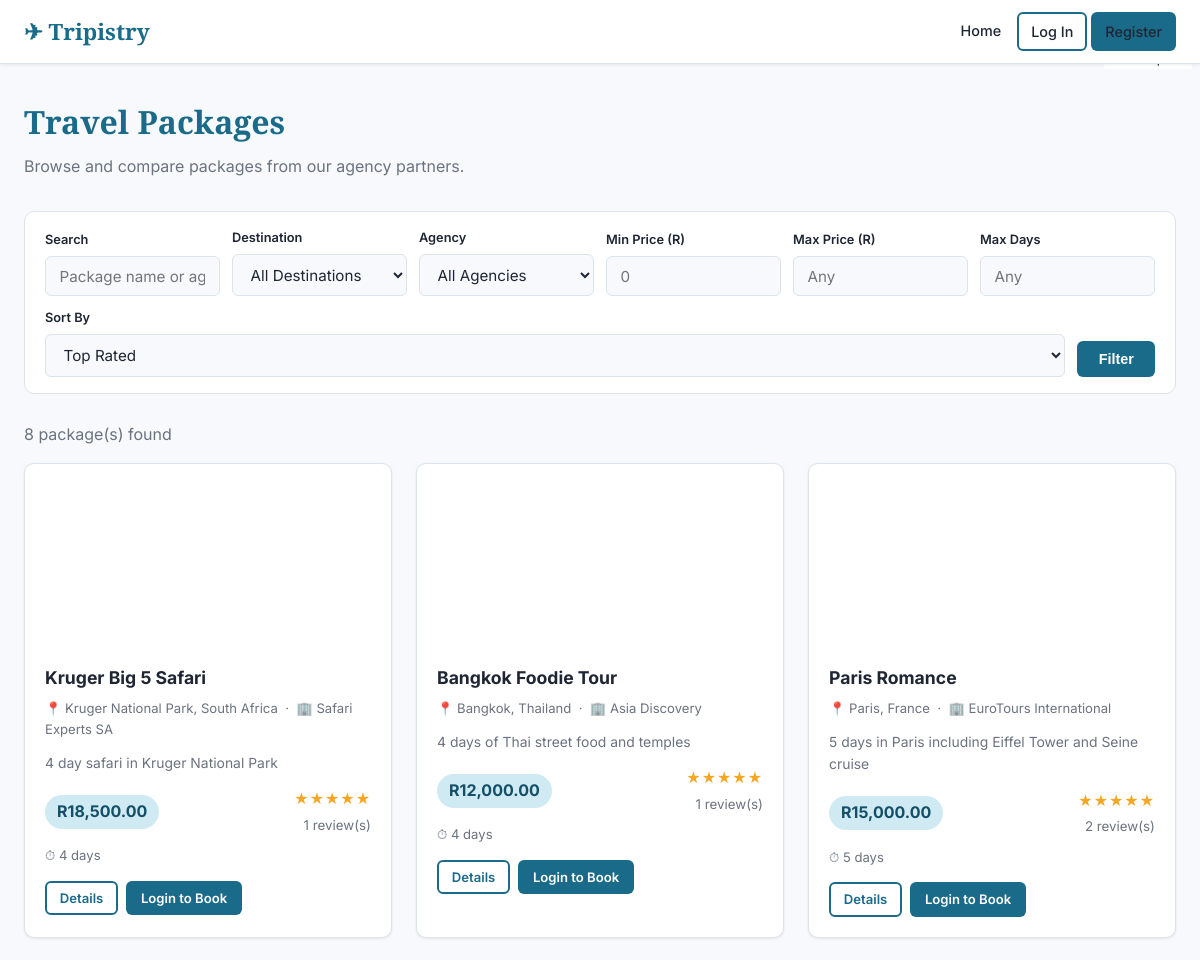
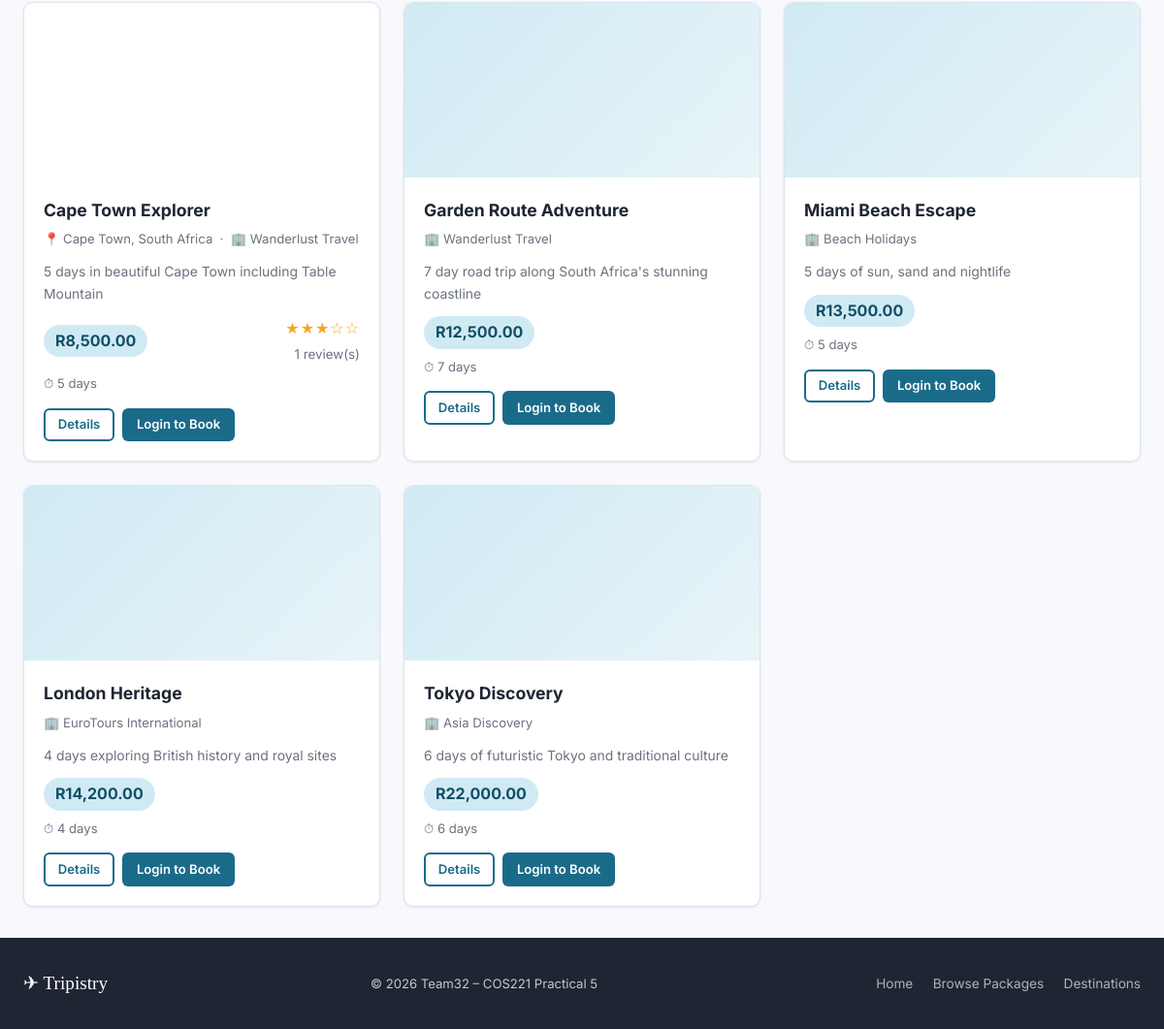
The page /tripistry/traveller/packages.php on the database its author committed (2 pictures, top to bottom).
### tables this page shows
CREATE TABLE `travel_package` (
  `package_id` int(11) NOT NULL AUTO_INCREMENT,
  `agency_id` int(11) NOT NULL,
  `destination_id` int(11) NOT NULL,
  `name` varchar(255) NOT NULL,
  `description` text DEFAULT NULL,
  `base_price` decimal(10,2) NOT NULL,
  `duration_days` int(11) DEFAULT NULL,
  `start_date` date DEFAULT NULL,
  `end_date` date DEFAULT NULL,
  `image_url` varchar(255) DEFAULT NULL,
  `avg_rating` decimal(3,2) DEFAULT 0.00,
  `created_at` timestamp NULL DEFAULT current_timestamp(),
  PRIMARY KEY (`package_id`),
  KEY `agency_id` (`agency_id`),
  KEY `destination_id` (`destination_id`),
  CONSTRAINT `fk_package_agency` FOREIGN KEY (`agency_id`) REFERENCES `travel_agency` (`agency_id`),
  CONSTRAINT `fk_package_destination` FOREIGN KEY (`destination_id`) REFERENCES `destination` (`destination_id`)
);

CREATE TABLE `travel_agency` (
  `agency_id` int(11) NOT NULL,
  `company_name` varchar(255) NOT NULL,
  `contact_number` varchar(20) DEFAULT NULL,
  `website` varchar(255) DEFAULT NULL,
  `address` varchar(255) DEFAULT NULL,
  `country` varchar(100) DEFAULT NULL,
  PRIMARY KEY (`agency_id`),
  CONSTRAINT `fk_travelagency_user` FOREIGN KEY (`agency_id`) REFERENCES `user` (`user_id`) ON DELETE CASCADE
);

### tripistry/includes/auth.php (called while the page is built, shortened)
<?php
function is_logged_in(): bool {
    return isset($_SESSION['user_id']);
}
function e(string $s): string {
    return htmlspecialchars($s, ENT_QUOTES | ENT_SUBSTITUTE, 'UTF-8');
}

### tripistry/traveller/packages.php (the view, shortened to what this page needs)
<?php
require_once __DIR__ . '/../includes/auth.php';
$db = get_db();
$search = trim($_GET['search'] ?? '');
$min_price = (float)($_GET['min_price'] ?? 0);
$max_price = (float)($_GET['max_price'] ?? 0);
$duration = (int)($_GET['duration'] ?? 0);
$sort = $_GET['sort'] ?? 'rating';
$sort_map = [
    'rating' => 'avg_rating DESC',
    'price_asc' => 'tp.base_price ASC',
    'price_desc'=> 'tp.base_price DESC',
    'newest' => 'tp.created_at DESC',
    'duration'  => 'tp.duration_days ASC',
];
$order_by = $sort_map[$sort] ?? 'avg_rating DESC';
$where  = ['1=1'];
$params = [];
$where_sql = implode(' AND ', $where);
$sql = "
    SELECT tp.package_id, tp.name, tp.base_price, tp.duration_days, tp.description,
           ta.company_name, ta.agency_id,
           d.city_name, d.country, d.image_url,
           ROUND(AVG(r.rating), 1) AS avg_rating,
           COUNT(DISTINCT r.review_id) AS review_count
    FROM travel_package tp
    JOIN travel_agency ta ON ta.agency_id = tp.agency_id
    LEFT JOIN package_component pc ON pc.package_id = tp.package_id AND pc.component_type = 'accommodation'
    LEFT JOIN accommodation a ON a.accommodation_id = pc.component_id
    LEFT JOIN destination d ON d.destination_id = a.destination_id
    LEFT JOIN review r ON r.package_id = tp.package_id
    WHERE $where_sql
    GROUP BY tp.package_id, d.destination_id
    ORDER BY $order_by";
$stmt = $db->prepare($sql);
$stmt->execute($params);
$packages = $stmt->fetchAll();
require_once __DIR__ . '/../includes/header.php';
?>
<div class="page-header">
    <h1>Travel Packages</h1>
    <p>Browse and compare packages from our agency partners.</p>
</div>
<form id="package-filter-form" method="GET" action="<?= BASE_URL ?>/traveller/packages.php">
<div class="filter-bar">
    <div class="form-group">
        <label for="search">Search</label>
        <input type="text" id="search" name="search" class="form-control"
               value="<?= e($search) ?>" placeholder="Package name or agency...">
    </div>
    <div class="form-group">
        <label for="destination">Destination</label>
        <select id="destination" name="destination" class="form-control">
            <option value="">All Destinations</option>
        </select>
    </div>
    <div class="form-group">
        <label for="agency_id">Agency</label>
        <select id="agency_id" name="agency_id" class="form-control">
            <option value="">All Agencies</option>
        </select>
    </div>
    <div class="form-group">
        <label for="min_price">Min Price (R)</label>
        <input type="number" id="min_price" name="min_price" class="form-control"
               value="<?= $min_price ?: '' ?>" min="0" placeholder="0">
    </div>
    <div class="form-group">
        <label for="max_price">Max Price (R)</label>
        <input type="number" id="max_price" name="max_price" class="form-control"
               value="<?= $max_price ?: '' ?>" min="0" placeholder="Any">
    </div>
    <div class="form-group">
        <label for="duration">Max Days</label>
        <input type="number" id="duration" name="duration" class="form-control"
               value="<?= $duration ?: '' ?>" min="1" placeholder="Any">
    </div>
    <div class="form-group">
        <label for="sort">Sort By</label>
        <select id="sort" name="sort" class="form-control">
            <option value="rating"     <?= $sort==='rating'     ?'selected':'' ?>>Top Rated</option>
        </select>
    </div>
    <div class="form-group" style="flex:0">
        <label>&nbsp;</label>
        <button type="submit" class="btn btn-primary">Filter</button>
    </div>
</div>
</form>
<div id="package-results">
<div class="flex-between mb-2">
    <p class="text-muted"><?= count($packages) ?> package(s) found</p>
</div>
<?php if (empty($packages)): ?>
    <div class="empty-state"><div class="empty-icon">🔍</div><p>No packages match your filters.</p></div>
<?php else: ?>
<div class="grid-3">
    <?php foreach ($packages as $p): ?>
    <div class="card">
        <?php if ($p['image_url']): ?>
            <div class="card-img-placeholder" style="background-image:url('<?= e($p['image_url']) ?>');background-size:cover">
        <?php else: ?>
            <div class="card-img-placeholder">
        <?php endif; ?>
            <div style="position:absolute;top:8px;right:8px" onclick="event.stopPropagation()">
                <label style="background:rgba(255,255,255,.9);padding:.2rem .5rem;border-radius:4px;font-size:.8rem;cursor:pointer">
                </label>
            </div>
        </div>
        <div class="card-body">
            <div class="card-title"><?= e($p['name']) ?></div>
            <div class="card-meta">
                <?php if ($p['city_name']): ?>📍 <?= e($p['city_name']) ?>, <?= e($p['country']) ?> &nbsp;·&nbsp;<?php endif; ?>
                🏢 <?= e($p['company_name']) ?>
            </div>
            <?php if ($p['description']): ?>
                <p style="font-size:.87rem;color:var(--clr-text-muted);margin-bottom:.75rem">
                    <?= e(mb_strimwidth($p['description'], 0, 90, '…')) ?>
                </p>
            <?php endif; ?>
            <div class="flex-between">
                <span class="price-badge">R<?= number_format($p['base_price'], 2) ?></span>
                <div style="text-align:right">
                    <?php if ($p['avg_rating']): ?>
                        <div class="stars"><?= str_repeat('★', round($p['avg_rating'])) ?><?= str_repeat('☆', 5-round($p['avg_rating'])) ?></div>
                        <small class="text-muted"><?= $p['review_count'] ?> review(s)</small>
                    <?php endif; ?>
                </div>
            </div>
            <?php if ($p['duration_days']): ?>
                <p class="text-muted mt-1" style="font-size:.82rem">⏱ <?= (int)$p['duration_days'] ?> days</p>
            <?php endif; ?>
            <div style="margin-top:.9rem;display:flex;gap:.5rem">
                <a href="<?= BASE_URL ?>/traveller/package_detail.php?id=<?= $p['package_id'] ?>" class="btn btn-outline btn-sm">Details</a>
                <?php if (is_logged_in()): ?>
                <a href="<?= BASE_URL ?>/traveller/book.php?package_id=<?= $p['package_id'] ?>" class="btn btn-primary btn-sm">Book Now</a>
                <?php else: ?>
                <a href="<?= BASE_URL ?>/login.php" class="btn btn-primary btn-sm">Login to Book</a>
                <?php endif; ?>
            </div>
        </div>
    </div>
    <?php endforeach; ?>
</div>
<?php endif; ?>
</div>
<?php require_once __DIR__ . '/../includes/footer.php'; ?>

### tripistry/css/style.css (style rules this page uses)
:root { --clr-primary: #1a6b8a; --clr-primary-dark: #134f67; --clr-primary-light: #d0eaf4; --clr-accent: #f5a623; --clr-accent-dark: #c77d0a; --clr-bg: #f7f9fc; --clr-surface: #ffffff; --clr-border: #dde3ec; --clr-text: #1e2533; --clr-text-muted: #6b7280; --clr-text-light: #ffffff; --clr-success: #16a34a; --clr-warning: #d97706; --clr-danger: #dc2626; --clr-info: #0284c7; --max-width: 1200px; --nav-height: 64px; --radius-sm: 6px; --radius-md: 10px; --radius-lg: 16px; --font-body: 'Inter', system-ui, sans-serif; --font-display: 'Playfair Display', Georgia, serif; --shadow-sm: 0 1px 3px rgba(0,0,0,.08); --shadow-md: 0 4px 16px rgba(0,0,0,.10); --shadow-lg: 0 8px 32px rgba(0,0,0,.14); }
*, *::before, *::after { box-sizing: border-box; margin: 0; padding: 0; }
html { scroll-behavior: smooth; }
body { font-family: var(--font-body); background: var(--clr-bg); color: var(--clr-text); line-height: 1.6; min-height: 100vh; display: flex; flex-direction: column; }
a { color: var(--clr-primary); text-decoration: none; }
.btn { display: inline-flex; align-items: center; gap: 0.4rem; padding: 0.5rem 1.2rem; border-radius: var(--radius-sm); font-size: 0.9rem; font-weight: 600; cursor: pointer; border: 2px solid transparent; transition: background 0.15s, color 0.15s, border-color 0.15s, transform 0.1s; text-decoration: none; white-space: nowrap; }
.btn-primary { background:var(--clr-primary); color: #fff; }
.btn-outline { border-color: var(--clr-primary); color: var(--clr-primary); background: transparent; }
.btn-sm { padding: 0.3rem 0.8rem; font-size: 0.82rem; }
.card { background: var(--clr-surface); border: 1px solid var(--clr-border); border-radius: var(--radius-md); box-shadow: var(--shadow-sm); overflow: hidden; transition: box-shadow 0.2s, transform 0.2s; }
.card-body { padding: 1.25rem; }
.card-title { font-size: 1.1rem; font-weight: 700; margin-bottom: 0.35rem; }
.card-meta { font-size: 0.82rem; color: var(--clr-text-muted); margin-bottom: 0.75rem; }
.card-img-placeholder { width: 100%; height: 180px; background: linear-gradient(135deg, var(--clr-primary-light), #e8f4f8); display: flex; align-items: center; justify-content: center; font-size: 3rem; }
.grid-3 { display: grid; grid-template-columns: repeat(auto-fill, minmax(300px, 1fr)); gap: 1.5rem; }
.page-header { margin-bottom: 2rem; }
.page-header h1 { font-family: var(--font-display); font-size: 2rem; color: var(--clr-primary); }
.page-header p { color: var(--clr-text-muted); margin-top: 0.4rem; }
.form-group { margin-bottom: 1.1rem; }
.form-group label { display: block; font-size: 0.88rem; font-weight: 600; margin-bottom: 0.35rem; }
.form-control { width: 100%; padding: 0.6rem 0.85rem; border: 1.5px solid var(--clr-border); border-radius: var(--radius-sm); font-size: 0.95rem; font-family: var(--font-body); background: var(--clr-bg); transition: border-color 0.15s; color: var(--clr-text); }
select.form-control { cursor: pointer; }
.filter-bar { background: var(--clr-surface); border: 1px solid var(--clr-border); border-radius: var(--radius-md); padding: 1rem 1.25rem; margin-bottom: 1.75rem; display: flex; flex-wrap: wrap; gap: 0.75rem; align-items: flex-end; }
.filter-bar .form-group { margin-bottom: 0; flex: 1 1 160px; }
.filter-bar label { font-size: 0.8rem; }
.stars { color: var(--clr-accent); font-size: 1rem; letter-spacing: 1px; }
.price-badge { background: var(--clr-primary-light); color: var(--clr-primary-dark); font-weight: 700; font-size: 1rem; padding: 0.25rem 0.75rem; border-radius: 999px; display: inline-block; }
.text-muted { color: var(--clr-text-muted); }
.mt-1 { margin-top: 0.5rem; }
.mb-2 { margin-bottom: 1rem; }
.flex-between { display: flex; align-items: center; justify-content: space-between; flex-wrap: wrap; gap: 0.5rem; }

### rows shown on the page
travel_package: name "Kruger Big 5 Safari", city_name "Kruger National Park", country "South Africa", agency.company_name "Safari Experts SA", description "4 day safari in Kruger National Park", base_price "18,500.00", avg_rating "★★★★★", review_count "1", duration_days "4"
travel_package: name "Bangkok Foodie Tour", city_name "Bangkok", country "Thailand", agency.company_name "Asia Discovery", description "4 days of Thai street food and temples", base_price "12,000.00", avg_rating "★★★★★", review_count "1", duration_days "4"
travel_package: name "Paris Romance", city_name "Paris", country "France", agency.company_name "EuroTours International", description "5 days in Paris including Eiffel Tower and Seine cruise", base_price "15,000.00", avg_rating "★★★★★", review_count "2", duration_days "5"
travel_package: name "Cape Town Explorer", city_name "Cape Town", country "South Africa", agency.company_name "Wanderlust Travel", description "5 days in beautiful Cape Town including Table Mountain", base_price "8,500.00", avg_rating "★★★", avg_rating "☆☆", review_count "1", duration_days "5"
travel_package: name "Garden Route Adventure", agency.company_name "Wanderlust Travel", description "7 day road trip along South Africa's stunning coastline", base_price "12,500.00", duration_days "7"
travel_package: name "Miami Beach Escape", agency.company_name "Beach Holidays", description "5 days of sun, sand and nightlife", base_price "13,500.00", duration_days "5"
travel_package: name "London Heritage", agency.company_name "EuroTours International", description "4 days exploring British history and royal sites", base_price "14,200.00", duration_days "4"
travel_package: name "Tokyo Discovery", agency.company_name "Asia Discovery", description "6 days of futuristic Tokyo and traditional culture", base_price "22,000.00", duration_days "6"

### other values the page prints
count($packages) "8"
